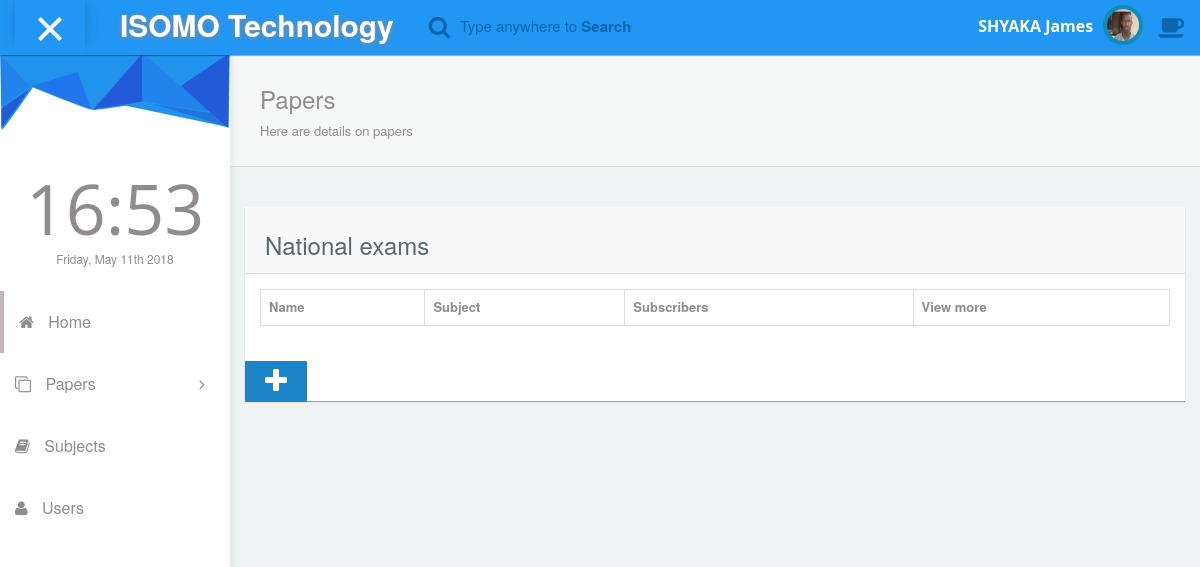
The app's page /admin/papers?type=ne (signed in), older data.
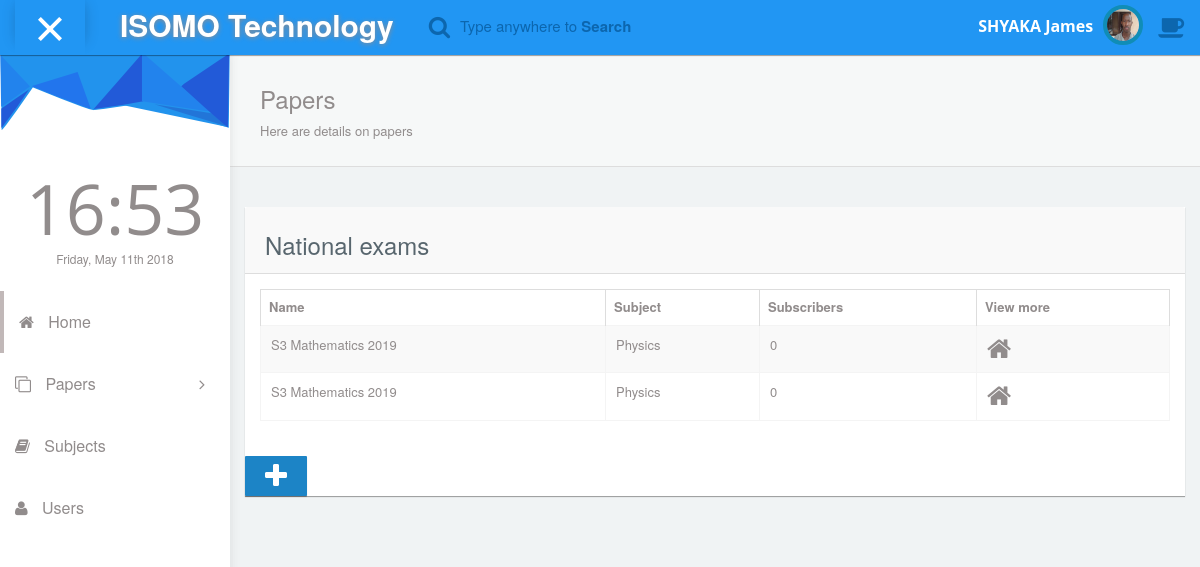
The same page, newer data.
### tables this page shows
CREATE TABLE `papers` (
  `id` int(11) NOT NULL,
  `name` varchar(64) NOT NULL,
  `subject` int(11) NOT NULL,
  `level` varchar(16) DEFAULT NULL,
  `file` varchar(1024) NOT NULL,
  `year` int(11) DEFAULT NULL,
  `done_date` date DEFAULT NULL COMMENT 'The date when the exam was done',
  `answers` int(11) DEFAULT NULL COMMENT 'references id for answers',
  `date` timestamp NOT NULL DEFAULT CURRENT_TIMESTAMP ON UPDATE CURRENT_TIMESTAMP
);

CREATE TABLE `subjects` (
  `id` int(11) NOT NULL,
  `name` varchar(128) NOT NULL,
  `type` int(11) DEFAULT NULL,
  `language` varchar(32) NOT NULL
);

### functions.php (called while the page is built, shortened)
<?php
	include_once "conn.php";
	function get_levels(){
		global $db;
		$query = $db->query("SELECT * FROM levels");
		var_dump($query);
		$levels = array();
		while ($data = $query->fetch_assoc()) {
			$levels[] = $data;
		}
		return $levels;
	}
	function category_papers($category){
		global $db;
		$sql = "SELECT papers.*, subjects.name as subjectname FROM papers JOIN subjects ON papers.subject = subjects.id JOIN subject_type ON subjects.type = subject_type.id WHERE subject_type.name = \"$category\" ";
		$query = $db->query($sql) or die("Cant get cat papers $db->error");
		$papers = array();
		while ($data = $query->fetch_assoc()) {
			$papers[] = $data;
		}
		return $papers;
	}
?>

### admin/papers.php (the view, shortened to what this page needs)
<!DOCTYPE html>
<html lang="en">
<head>
  <?php
  include_once 'modules/head.php';
  ?>
  <link rel="stylesheet" type="text/css" href="asset/css/plugins/datatables.bootstrap.min.css"/>
  <link rel="stylesheet" type="text/css" href="asset/css/plugins/animate.min.css"/>
  <link href="asset/css/style.css" rel="stylesheet">
</head>
<body id="mimin" class="dashboard">
        <?php include "modules/menu.php" ?>
      <div class="container-fluid mimin-wrapper">
            <div id="left-menu">
              <?php
                include 'sidebar.php';
              ?>
            </div>
            <div id="content">
               <div class="panel box-shadow-none content-header">
                  <div class="panel-body">
                    <div class="col-md-12">
                        <h3 class="animated fadeInLeft">Papers</h3>
                        <p class="animated fadeInDown">
                          Here are details on papers
                        </p>
                    </div>
                  </div>
              </div>
              <div class="col-md-12 top-20 padding-0">
                <div class="col-md-12">
                  <div class="panel">
                    <?php
                      $paper_type = $_GET['type']??"";
                      $papers_conf = array('ne'=>'national_exams', 'dte'=>'driving_exam', 'tr'=>'traffic_rules');
                      $paper_cat = $papers_conf[$paper_type];
                      $cat_papers = category_papers($paper_cat);
                      $paper_cat_name = ucfirst(str_ireplace("_", " ", $paper_cat));
                    ?>
                    <div class="panel-heading"><h3><?php echo $paper_cat_name; ?></h3></div>
                    <div class="panel-body">
                      <div class="responsive-table">
                      <table id="datatables-example" class="table table-striped table-bordered" width="100%" cellspacing="0">
                      <thead>
                        <tr>
                          <th>Name</th>
                          <th>Subject</th>
                          <th>Subscribers</th>
                          <th>View more</th>
                        </tr>
                      </thead>
                      <tbody>
                        <?php
                          for($n=0; $n<count($cat_papers); $n++){
                            $paper = $cat_papers[$n];
                            ?>
                              <tr>
                                <td><?php echo $paper['name']; ?></td>
                                <td><?php echo $paper['subjectname']; ?></td>
                                <td>0</td>
                                <td><span><i class="fa-home fa fa-2x"></i></span></td>
                              </tr>
                            <?php
                          }
                        ?>
                      </tbody>
                        </table>
                      </div>
                  </div>
                  <a class="btn btn-primary btn-a" href="add_paper?type=<?php echo $paper_type; ?>"><span class="fa fa-2x fa-plus"></span></a>
                </div>
              </div>
              </div>
            </div>
      </div>
</body>
</html>

Row changes from the older to the newer data that the page shows:
added papers: name "S3 Mathematics 2019", subjects.name "Physics"
added papers: name "S3 Mathematics 2019", subjects.name "Physics"
